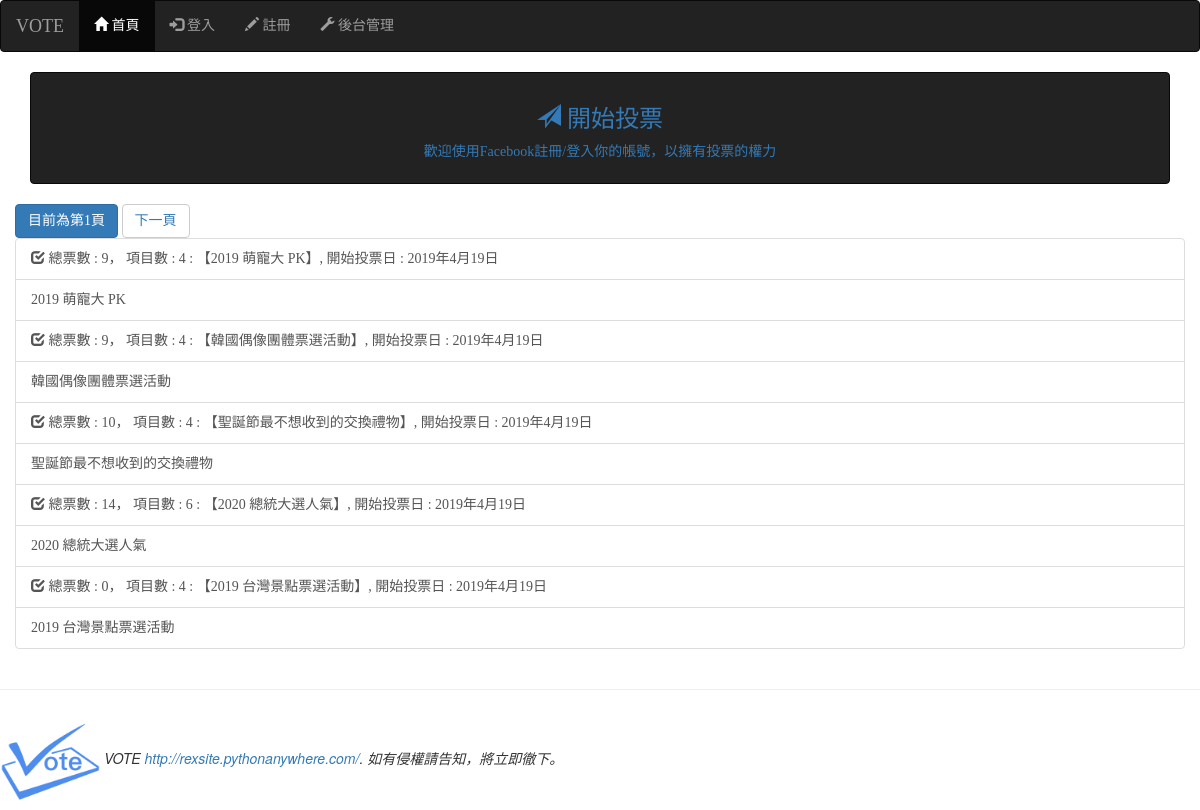
The page / on the database its author committed.
### mysite/models.py (models this page shows, shortened)
class Poll(models.Model):
    name = models.CharField(max_length = 200, null = False)
    created_at = models.DateField(auto_now_add = True)
    enabled = models.BooleanField(default = False)

class PollItem(models.Model):
    poll = models.ForeignKey(Poll, on_delete = models.CASCADE)
    name = models.CharField(max_length = 200, null = False)
    image_url = models.CharField(max_length = 200, null = True, blank = True)
    created_at = models.DateField(auto_now_add = True)
    vote = models.PositiveIntegerField(default = 0)

### mysite/views.py (the view)
# urls.py: path('', views.index),
def index(request):
    all_polls = Poll.objects.all().order_by('-created_at')
    paginator = Paginator(all_polls, 5)
    p = request.GET.get('p')
    try:
        polls = paginator.page(p)
    except PageNotAnInteger:
        polls = paginator.page(1)
    except EmptyPage:
        polls = paginator.page(paginator.num_pages)
    return render(request, 'index.html', locals())

### mysite/templatetags/VoteSite_extras.py (called while the page is built)
@register.filter(name='show_items')
def show_items(value):
    try:
        poll = models.Poll.objects.get(id=int(value))
        items = models.PollItem.objects.filter(poll=poll).count()
    except:
        items = 0
    return items

@register.filter(name='show_votes')
def show_votes(value):
    try:
        poll = models.Poll.objects.get(id=int(value))
        votes = 0
        pollitems = models.PollItem.objects.filter(poll=poll)
        for pollitem in pollitems:
            votes = votes+pollitem.vote
    except:
        votes = 0
    return votes

### mysite/templates/index.html (shortened to what this page needs)
{% extends 'base.html' %}
{% block content %}
<div class='container'>
<nav class='navbar navbar-inverse'>
    <div class='col-md-12'>
            <div class='panel-heading' align=center>
                <a href='/'><h3><span class='glyphicon glyphicon-send'></span> 開始投票 </h3></a>
                {% if user.is_authenticated %}
                    {% if user.socialaccount_set.all.0.extra_data.name %}
                        <img src='{{user.socialaccount_set.all.0.get_avatar_url}}' width='100'><br/><br/>
                        <a href='/'>【{{user.socialaccount_set.all.0.extra_data.name}}】</a>
                    {% else %}
                        <a href='/'> Welcome: {{ user.username }}</a>
                    {% endif %}
                {% else %}
                    <a href='/accounts/login/'><p>歡迎使用Facebook註冊/登入你的帳號，以擁有投票的權力</p></a>
                {% endif %}
            </div>
    </div>
</nav>
<div class='row'>
        <button class='btn btn-primary'>
            目前為第{{ polls.number }}頁</a>
        </button>
    {% if polls.has_next %}
        <button class='btn btn-default'>
            <a href='?p={{ polls.next_page_number }}'>下一頁</a>
        </button>
    {% endif %}
</div>
<div class='row'>
{% load account %}
{% load VoteSite_extras %}
{% for poll in polls %}
    {% if forloop.first %}
        <div class='list-group'>
    {% endif %}
        <a href='{% url "poll-url" poll.id %}' class='list-group-item'>
            <span class='glyphicon glyphicon-check'></span>
            總票數 : {{ poll.id | show_votes }}，
            項目數 : {{ poll.id | show_items }} :
            【{{ poll.name }}】, 開始投票日 : {{poll.created_at}}
        </a>
            {% if user.is_authenticated %}
                <a href='{% url "poll-url" poll.id %}' class='list-group-item'>{{ poll.name }}</a>
            {% else %}
                <a href='#' class='list-group-item' title='需登入後才可前往投票'>{{ poll.name }}</a>
            {% endif %}
    {% if forloop.last %}
        </div>
    {% endif %}
{% empty %}
    <center><h3>目前沒有活躍中的投票項目</h3></center>
{% endfor %}
</div>
</div>
{% endblock %}

### mysite/templates/base.html (style rules this page uses)
h1, h2, h3, h4, h5, p, div { font-family: 微軟正黑體; }

### rows shown on the page
Poll: id|show_votes "9", id|show_items "4", name "2019 萌寵大 PK", created_at "2019年4月19日"
Poll: id|show_votes "9", id|show_items "4", name "韓國偶像團體票選活動", created_at "2019年4月19日"
Poll: id|show_votes "10", id|show_items "4", name "聖誕節最不想收到的交換禮物", created_at "2019年4月19日"
Poll: id|show_votes "14", id|show_items "6", name "2020 總統大選人氣", created_at "2019年4月19日"
Poll: id|show_votes "0", id|show_items "4", name "2019 台灣景點票選活動", created_at "2019年4月19日"

### other values the page prints
{{ polls.number }} "1"
